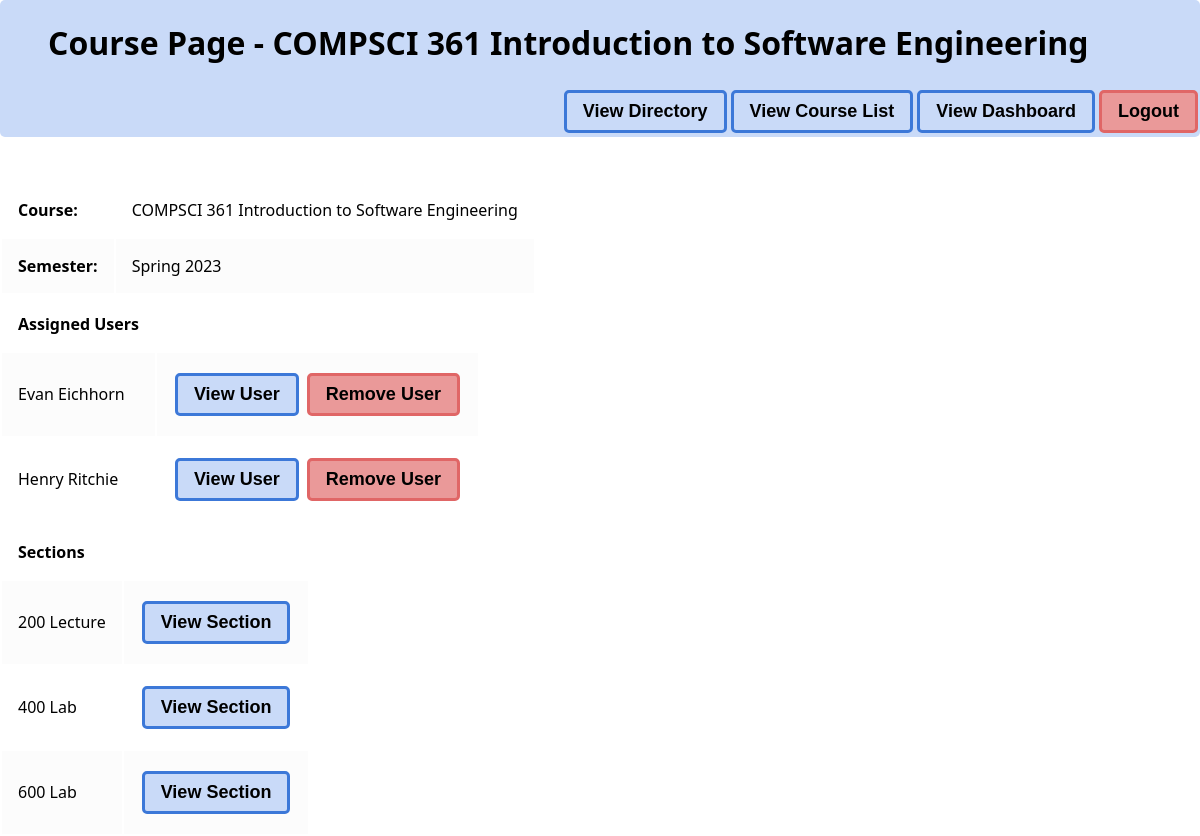
Before: /coursepage/ (signed in) with the older database file.
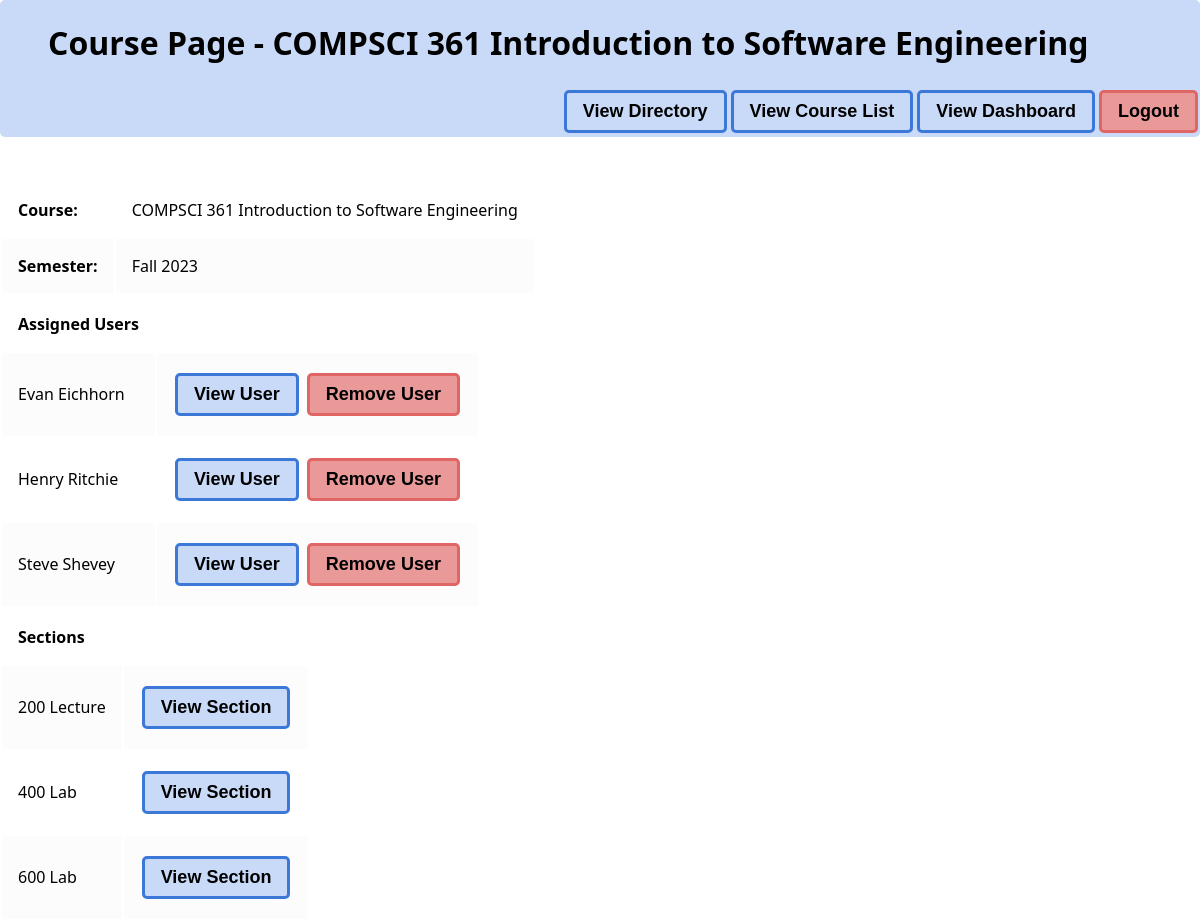
After: the same page with the newer database file.
### SchedulingApp/models.py (models this page shows)
class Course(models.Model):
    name = models.CharField(max_length=100, default="Default Course Name", editable=True)
    DEPARTMENT_CHOICES = [
        "AMLLC", "ACTSCI", "AD LDSP", "AFAS", "AFRIC", "AIS", "ANTHRO", "ARABIC", "ARCH", "ART", "ART ED", "ARTHIST",
        "ASTRON", "ATM SCI", "ATRAIN", "BIO SCI", "BME", "BMS", "BUS ADM", "BUSMGMT", "CELTIC", "CES", "CGS AIS",
        "CGS ANT", "CGS ART", "CGS AST", "CGS BIO", "CGS BUS", "CGS CHE", "CGS CPS", "CGS CTA", "CGS ECO", "CGS EDU",
        "CGS EGR", "CGS ENG", "CGS ESL", "CGS FRE", "CGS GEO", "CGS GER", "CGS GLG", "CGS GSW", "CGS HES", "CGS HIS",
        "CGS INT", "CGS IST", "CGS ITA", "CGS LEA", "CGS LEC", "CGS MAT", "CGS MLG", "CGS MUA", "CGS MUS", "CGS PHI",
        "CGS PHY", "CGS POL", "CGS PSY", "CGS REL", "CGS SOC", "CGS SPA", "CHEM", "CHINESE", "CHS", "CIV ENG",
        "CLASSIC", "COMMUN", "COMPLIT", "COMPSCI", "COMPST", "COMSDIS", "COUNS", "CRM JST", "CURRINS", "DAC", "DANCE",
        "DMI", "EAP", "EAS", "ECON", "ED POL", "ED PSY", "EDUC", "ELECENG", "ENGLISH", "ETHNIC", "EXCEDUC", "FILM",
        "FILMSTD", "FINEART", "FOODBEV", "FRENCH", "FRSHWTR", "GEO SCI", "GEOG", "GERMAN", "GLOBAL", "GRAD", "GREEK",
        "HCA", "HEBREW", "HI", "HIST", "HMONG", "HONORS", "HS", "IEP", "IND ENG", "IND REL", "INFOST", "INTLST",
        "ITALIAN", "JAMS", "JAPAN", "JEWISH", "KIN", "KOREAN", "L&S HUM", "L&S NS", "L&S SS", "LACS", "LACUSL",
        "LATIN", "LATINX", "LGBT", "LIBRLST", "LINGUIS", "MALLT", "MATH", "MATLENG", "MECHENG", "MIL SCI", "MSP",
        "MTHSTAT", "MUS ED", "MUSIC", "MUSPERF", "NEURO", "NONPROF", "NURS", "NUTR", "OCCTHPY", "PEACEST", "PH",
        "PHILOS", "PHYSICS", "POL SCI", "POLISH", "PORTUGS", "PRPP", "PSYCH", "PT", "PUB ADM", "RELIGST", "RUSSIAN",
        "SCNDVST", "SOC WRK", "SOCIOL", "SPANISH", "SPT&REC", "TCH LRN", "THEATRE", "THERREC", "TRNSLTN", "URB STD",
        "URBPLAN", "UWS NSG", "UWX", "WGS"
    ]
    department = models.CharField(max_length=12, default="LATIN", editable=True)
    courseNumber = models.IntegerField(default=123, editable=True)
    Semester_CHOICES = [
        ("spring", "Spring"),
        ("summer", "Summer"),
        ("fall", "Fall"),
        ("winter", "Winter")
    ]
    semester = models.CharField(max_length=6, choices=Semester_CHOICES, default="Spring", editable=True)
    year = models.IntegerField(default=2023, editable=True)
    assignedUser = models.ManyToManyField(MyUser, blank=True)
    def __str__(self):
        return self.department + " " + str(self.courseNumber) + " " + self.name

### SchedulingApp/views.py (the view, shortened to what this page needs)
# urls.py: path('coursepage/', CoursePage.as_view()),
class CoursePage(View):
    def get(self, request):
        if "email" and "role" in request.session:
            if 'selectedcourse' in request.session:
                return render(request, "coursepage.html",
                          {"course": func_CourseAsDict(request.session['selectedcourse']),
                           "role": request.session['role'],
                           'unassignedusers': func_AlphabeticalMyUserList(MyUser.objects.exclude(course=request.session['selectedcourse']))})
            else:
                return redirect("/courselist/")
        else:
            return redirect("/")

### SchedulingApp/Model_Classes/Template_Dicts_Functions.py (called while the page is built)
def func_CourseAsDict(courseID):
    if courseID is None or Course.objects.filter(id=courseID).first() is None:
        raise Exception("Course does not exist!")
    course = Course.objects.filter(id=courseID).first()
    dict = {
        "id": course.id,
        "title": course.__str__(),
        "name": course.name,
        "department": course.department,
        "coursenumber": course.courseNumber,
        "semester": course.semester.capitalize(),
        "year": course.year,
        "users": func_AlphabeticalMyUserList(MyUser.objects.filter(course__id=courseID)),
        "sections": func_AscendingSectionList(Section.objects.filter(course=courseID))
    }
    return dict

def func_AscendingSectionList(section_bin):
    sectionList = []
    for section in section_bin:
        thisdict = {
            "title": section.__str__(),
            "id": section.id,
        }
        sectionList.append(thisdict)
    alphabetical = sorted(sectionList, key=itemgetter('title'))
    return alphabetical

### SchedulingApp/models.py (called while the page is built)
    def __str__(self):
        return self.firstName + " " + self.lastName

    def __str__(self):
        return str(self.sectionNumber) + " " + self.type.capitalize()

### templates/coursepage.html (shortened to what this page needs)
<!DOCTYPE html>
{% load static %}
<html lang="en">
<head>
    <link href="{% static 'x.css' %}" rel="stylesheet" type="text/css">
</head>
<body id="wrapper">
<div id="navlist">
    <h1>Course Page - {{ course.title }}</h1>
    <form action="/coursepage/" method="post">
        <button type="submit" name="navigation" value="logout" class="redbutton">Logout</button>
    </form>
    <form action="/coursepage/" method="post">
        <button type="submit" name="navigation" value="dashboard" class="bluebutton">View Dashboard</button>
    </form>
    <form action="/coursepage/" method="post">
        <button type="submit" name="navigation" value="courselist" class="bluebutton">View Course List</button>
    </form>
    <form action="/coursepage/" method="post">
        <button type="submit" name="navigation" value="directory" class="bluebutton">View Directory</button>
    </form>
</div>
<br>
<br>
<table id="myTable">
    <tr>
        <td class="label">Course:</td>
        <td>{{ course.title }}</td>
    </tr>
    <tr>
        <td class="label">Semester:</td>
        <td>{{ course.semester }} {{ course.year }}</td>
    </tr>
</table>
<table id="myTable">
    <tr>
        <td class="label">Assigned Users</td>
        <td>
        </td>
    </tr>
    {% for user in course.users %}
        <tr>
            <td>{{ user.fullname }}</td>
            <td>
                <form action="/coursepage/" method="post">
                <button type="submit" name="selecteduser" value={{ user.email }} class="bluebutton">View User</button>
                <button type="submit" name="removeuser" onclick="return confirm('Are you sure?')" value={{ user.email }} class="redbutton">Remove User</button>
                </form>
            </td>
        </tr>
    {% endfor %}
</table>
<table id="myTable">
    <tr>
        <td class="label" colspan="2">Sections</td>
        <td></td>
    </tr>
    {% for section in course.sections %}
        <tr>
            <td>{{ section.title }}</td>
            <td>
                <form action="/coursepage/" method="post">
                    <button type="submit" name="selectedsection" class="bluebutton" value={{ section.id }}>View
                        Section
                    </button>
                </form>
            </td>
        </tr>
    {% endfor %}
</table>
</body>
</html>

Changed rows visible on the page:
changed Course: semester "Spring" → "Fall"
Other visible differences:
new list line: "Steve Shevey View User Remove User"
